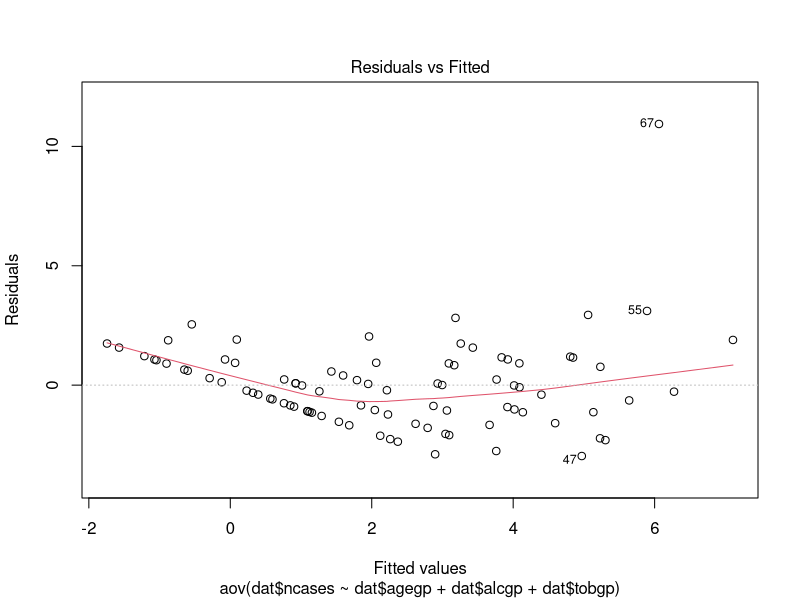
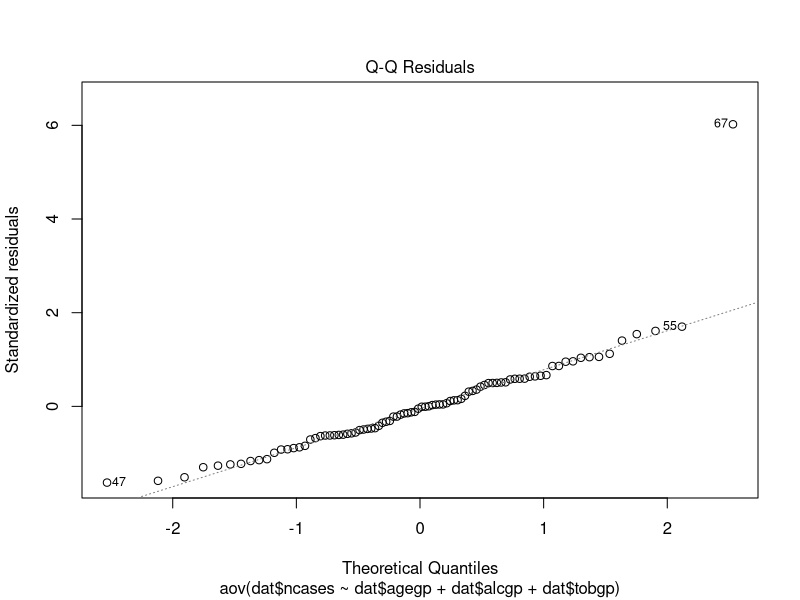
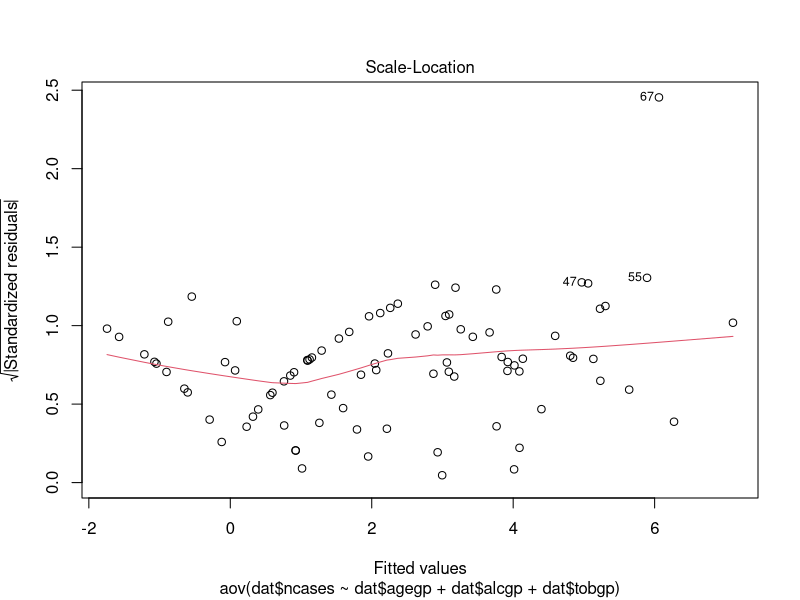
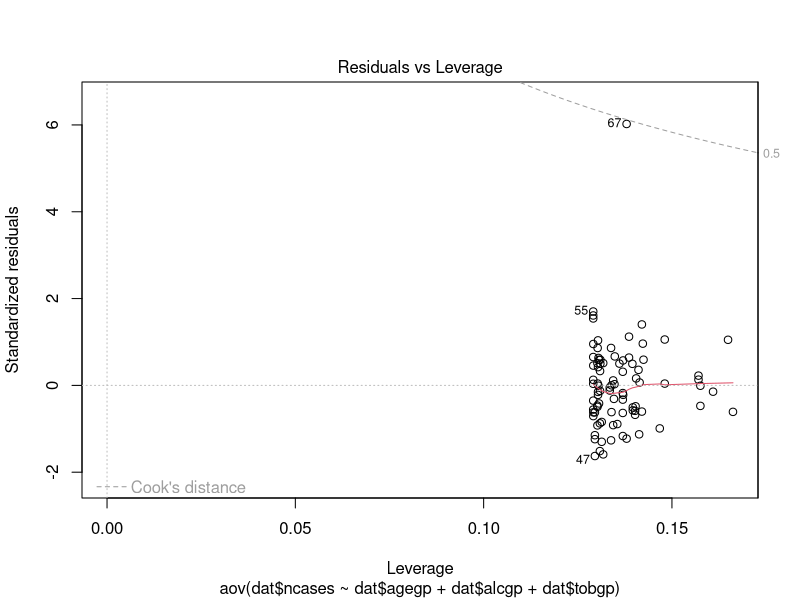
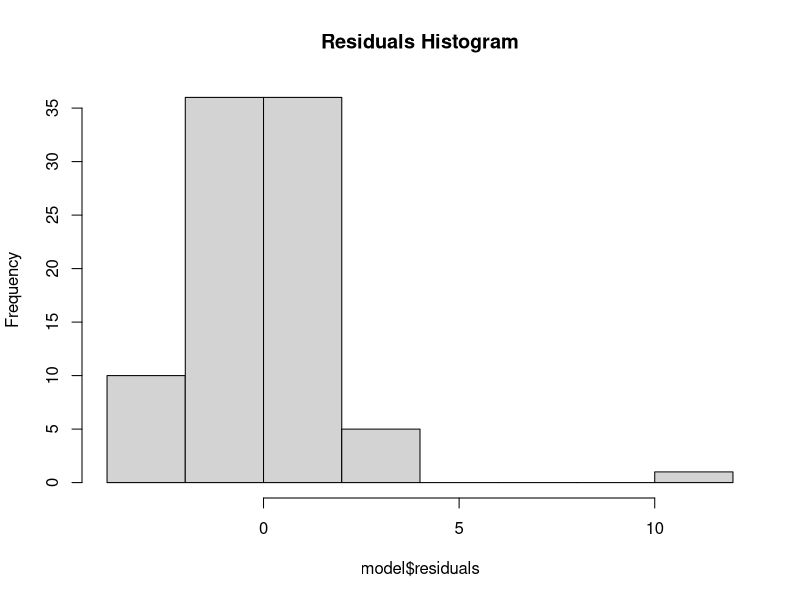
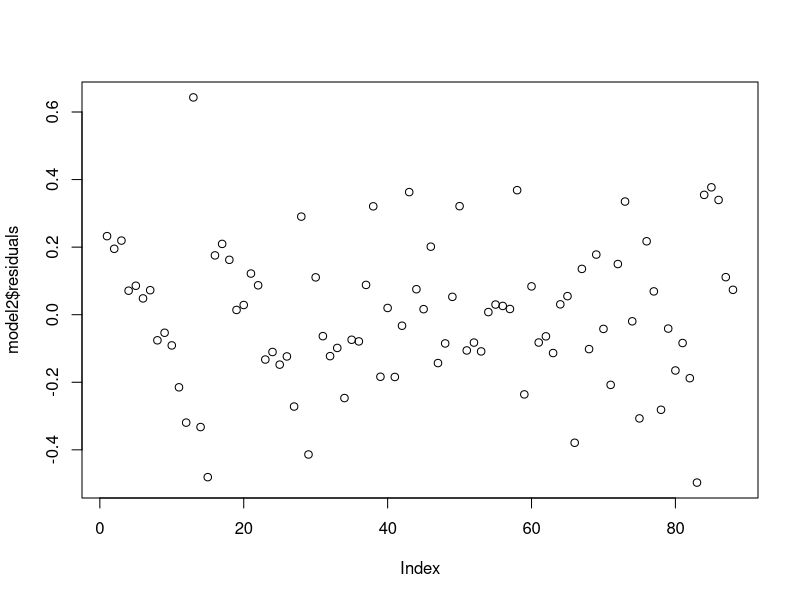
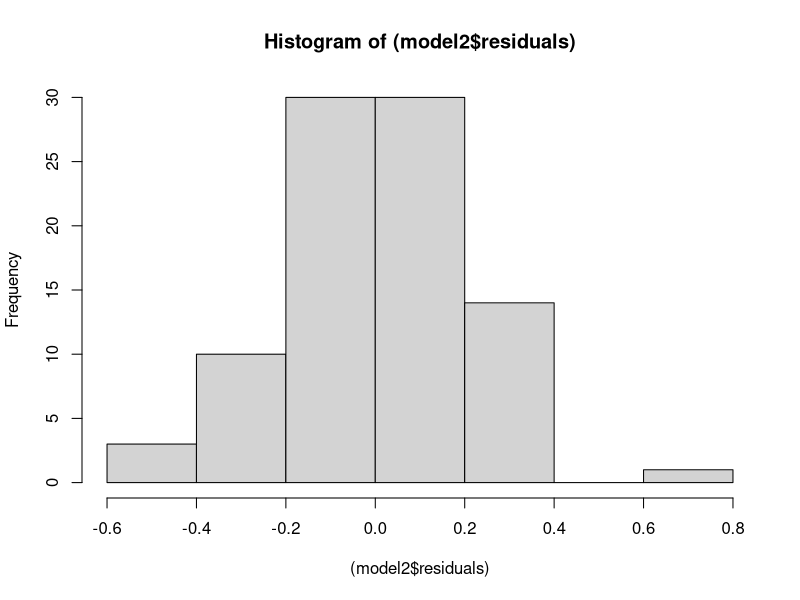

Recreate these plots in R, in order.
## ---- chunk 1
knitr::opts_chunk$set(echo = TRUE)
library(tidyverse)
library(ggplot2)
library(dplyr)
options(dplyr.summarise.inform = FALSE)
## ---- chunk 2
dat<- esoph
## ---- chunk 3

model <- aov(dat$ncases ~ dat$agegp+dat$alcgp+dat$tobgp, data = dat)

#summary(model)

#plot the model
plot(model)

#looking at histogram of residuals
hist(model$residuals, main = "Residuals Histogram")


## ---- chunk 4
shapiro.test(model$residuals)
## ---- chunk 5
esoph$percentage <- esoph$ncases / (esoph$ncontrols+esoph$ncases)

model2 <- aov(percentage ~ agegp + tobgp + alcgp, data = esoph) #Linear model is created in order to apply anova test

plot(model2$residuals)
hist((model2$residuals))


#formal test of normality

shapiro.test(model2$residuals)

#here p-value >.05 so we would not reject the null as there is strong evidence against rejecting the null.


## ---- chunk 6
#We need our dependent variable (percent of cancer cases) and two independent variables (I picked tobacco and alcohol use) in their own data set.
esoph.twoway <- esoph[ , c("alcgp", "tobgp", "percentage")]

#Next I generate a frequency table (not sure if this is 100% needed)
table(esoph.twoway$alcgp, esoph.twoway$tobgp)
#the table shows that we have a relatively balanced design (the guides words not mine)

#We create the anova test
esoph.aov2way <- aov(percentage ~ alcgp + tobgp, data = esoph.twoway)
#Then use summary to summarize the test
summary(esoph.aov2way)

#notes, I havent done any analysis on what the test shows, I also am not sure if we want to assume the variables interact at all
#the model above is called an additive model hence the + sign, but if we think the variables interact we can use an * instead of the +

## ---- chunk 7
esoph.aov3way <- aov(percentage ~ alcgp + tobgp + agegp, data = esoph)

summary(esoph.aov3way)

## ---- chunk 8
TukeyHSD(esoph.aov3way, which = "alcgp" )
## ---- chunk 9
TukeyHSD(esoph.aov3way, which = "agegp" )
